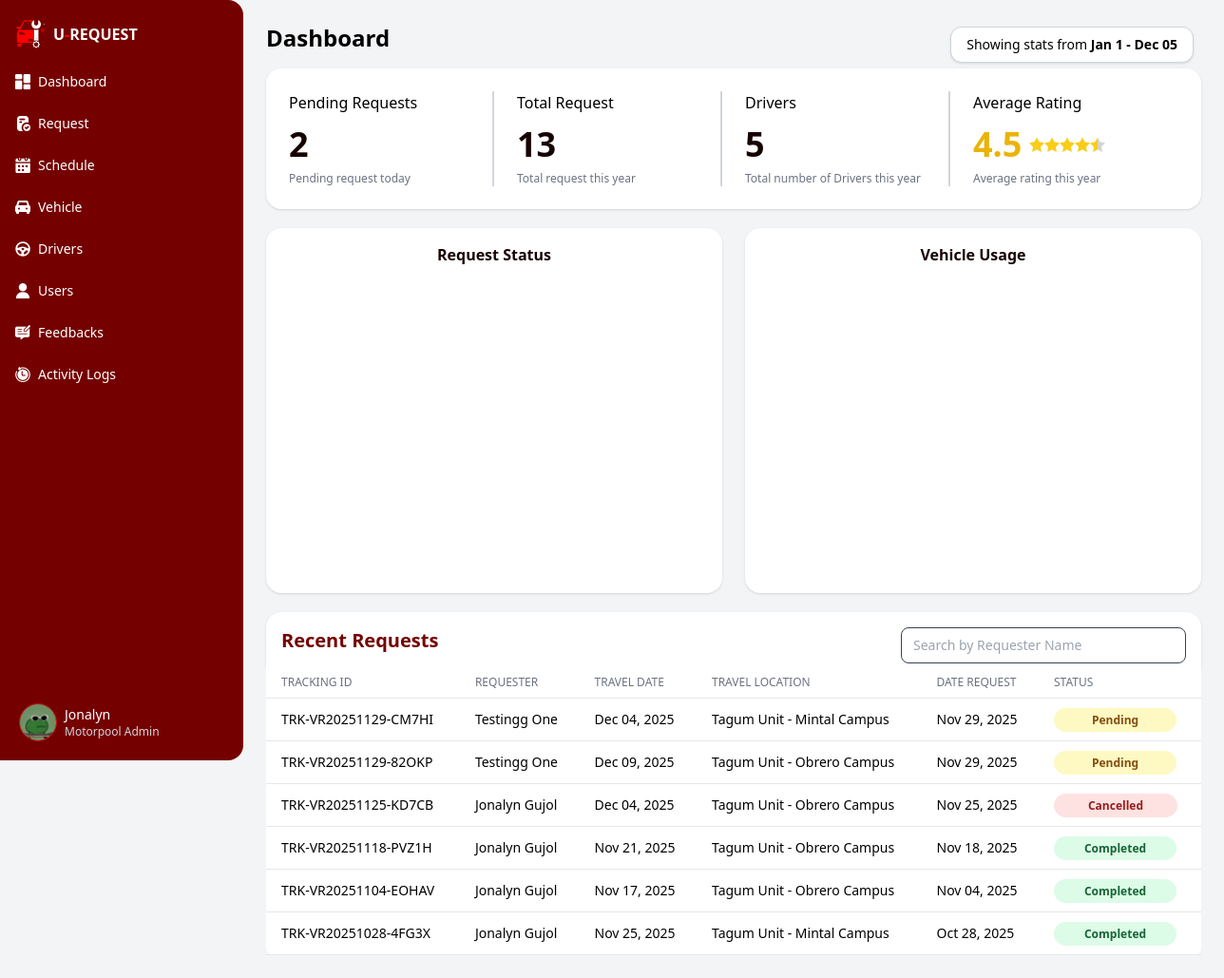
Page /app/modules/motorpool_admin/views/dashboard.php (signed in) on the committed database.
### tables this page shows
CREATE TABLE `vehicle_request` (
  `control_no` int(11) NOT NULL AUTO_INCREMENT,
  `req_id` int(10) unsigned DEFAULT NULL,
  `date_request` datetime DEFAULT NULL,
  `tracking_id` varchar(50) DEFAULT NULL,
  `trip_purpose` varchar(100) DEFAULT NULL,
  `travel_destination` varchar(255) DEFAULT NULL,
  `travel_date` date DEFAULT NULL,
  `return_date` date DEFAULT NULL,
  `departure_time` time DEFAULT NULL,
  `return_time` time DEFAULT NULL,
  PRIMARY KEY (`control_no`),
  KEY `fk_vehicle_request_requester` (`req_id`),
  KEY `idx_tracking_id` (`tracking_id`),
  CONSTRAINT `fk_vehicle_request_requester` FOREIGN KEY (`req_id`) REFERENCES `requester` (`req_id`) ON DELETE SET NULL ON UPDATE CASCADE
);

CREATE TABLE `vehicle_request_assignment` (
  `reqAssignment_id` int(10) unsigned NOT NULL AUTO_INCREMENT,
  `control_no` int(11) NOT NULL,
  `req_id` int(10) unsigned DEFAULT NULL,
  `vehicle_id` int(11) DEFAULT NULL,
  `driver_id` int(10) unsigned DEFAULT NULL,
  `req_status` varchar(25) NOT NULL,
  `approved_by` varchar(100) DEFAULT NULL,
  `reason` text DEFAULT NULL,
  PRIMARY KEY (`reqAssignment_id`),
  KEY `fk_vra_vehicle_request` (`control_no`),
  KEY `fk_vra_requester` (`req_id`),
  KEY `fk_vra_vehicle` (`vehicle_id`),
  KEY `fk_vra_driver` (`driver_id`),
  CONSTRAINT `fk_vra_driver` FOREIGN KEY (`driver_id`) REFERENCES `driver` (`driver_id`) ON DELETE CASCADE ON UPDATE CASCADE,
  CONSTRAINT `fk_vra_requester` FOREIGN KEY (`req_id`) REFERENCES `requester` (`req_id`) ON DELETE CASCADE ON UPDATE CASCADE,
  CONSTRAINT `fk_vra_vehicle` FOREIGN KEY (`vehicle_id`) REFERENCES `vehicle` (`vehicle_id`) ON DELETE CASCADE ON UPDATE CASCADE,
  CONSTRAINT `fk_vra_vehicle_request` FOREIGN KEY (`control_no`) REFERENCES `vehicle_request` (`control_no`) ON DELETE CASCADE ON UPDATE CASCADE
);

### app/core/BaseModel.php (called while the page is built, shortened)
<?php
class BaseModel {
    protected $host = 'localhost';
    protected $user = 'root';
    protected $pass = '';
    protected $name = 'u_request';
    private function connect() {
        $this->db = @new mysqli($this->host, $this->user, $this->pass, $this->name);
    }
}

### app/controllers/DashboardController.php (called while the page is built, shortened)
<?php
require_once __DIR__ . '/../models/DashboardModel.php';
class DashboardController {
    private $model;
    public function __construct() {
        $this->model = new DashboardModel();
    }
    public function getDashboardData($year) {
        $summary = $this->model->getSummary($year);
        $monthly = $this->model->getMonthlyRequests($year);
        $data['summary'] = [
            'total_rrequests'   => $summary['total_rrequests'] ?? 0,
            'total_vrequests'   => $summary['total_vrequests'] ?? 0,
            'totalgPersonnel'   => $summary['totalgPersonnel'] ?? 0,
            'totalDrivers'      => $summary['totalDrivers'] ?? 0,
            'total_vrequests_p' => $summary['total_vrequests_p'] ?? 0,
            'total_user'        => $summary['total_user'] ?? 0,
            'total_admin'       => $summary['total_admin'] ?? 0,
            'total_pending'     => $summary['total_pending'] ?? 0,
            'total_requests'    => $summary['total_requests'] ?? 0
        ];
        $data['monthly'] = $monthly;
        return $data;
    }
}

### app/models/DashboardModel.php (called while the page is built, shortened)
<?php
require_once __DIR__ . '/../core/BaseModel.php';
class DashboardModel extends BaseModel  {
    public function getSummary($year) {
        $sql = "
            SELECT
                (
                    (SELECT COUNT(*) FROM request WHERE YEAR(request_date) = ?)
                ) AS total_rrequests,
                (
                    (SELECT COUNT(*) FROM vehicle_request WHERE YEAR(date_request) = ?)
                ) AS total_vrequests,
                (
                    (SELECT COUNT(*) FROM gsu_personnel)
                ) AS totalgPersonnel,
                (
                    (SELECT COUNT(*) FROM requester)
                ) AS total_user,
                (
                    (SELECT COUNT(*) FROM administrator)
                ) AS total_admin,
                (
                   SELECT COUNT(*) FROM vw_requests WHERE req_status IN ('To Inspect', 'In Progress')
                ) AS total_pending,
                (
                   SELECT COUNT(*) FROM driver
                ) AS totalDrivers,
                (
                   SELECT COUNT(DISTINCT vr.tracking_id) AS pending_count
                    FROM vehicle_request vr
                    LEFT JOIN vehicle_request_assignment vra
                        ON vr.control_no = vra.control_no
                    WHERE vra.req_status = 'Pending'
                ) AS total_vrequests_p,
                (
                    (SELECT COUNT(*) FROM request WHERE YEAR(request_date) = ?)
                    +
                    (SELECT COUNT(*) FROM vehicle_request WHERE YEAR(date_request) = ?)
                ) AS total_requests
        ";
        $stmt = $this->db->prepare($sql);
        $stmt->bind_param("iiii", $year, $year, $year, $year);
        $stmt->execute();
        $result = $stmt->get_result()->fetch_assoc();
        return $result;
    }
    public function getMonthlyRequests($year) {
        $sqlFacility = "
            SELECT MONTH(request_date) AS month, COUNT(*) AS total
            FROM vw_requests
            WHERE YEAR(request_date) = ?
            GROUP BY MONTH(request_date)
        ";
        $stmt = $this->db->prepare($sqlFacility);
        $stmt->bind_param("i", $year);
        $stmt->execute();
        $rowsFacility = $stmt->get_result()->fetch_all(MYSQLI_ASSOC);
        $sqlVehicle = "
            SELECT MONTH(date_request) AS month, COUNT(*) AS total
            FROM vehicle_request
            WHERE YEAR(date_request) = ?
            GROUP BY MONTH(date_request)
        ";
        $stmt = $this->db->prepare($sqlVehicle);
        $stmt->bind_param("i", $year);
        $stmt->execute();
        $rowsVehicle = $stmt->get_result()->fetch_all(MYSQLI_ASSOC);
        $facility = array_fill(1, 12, 0);
        $vehicle  = array_fill(1, 12, 0);
        foreach ($rowsVehicle as $row) {
            $vehicle[(int)$row['month']] = (int)$row['total'];
        }
        return [
            'facility' => array_values($facility),
            'vehicle'  => array_values($vehicle)
        ];
    }
}

### app/controllers/RequestController.php (called while the page is built, shortened)
<?php
require_once __DIR__ . '/../models/RequestModel.php';
class RequestController {
    private $model;
    public function __construct() {
        $this->model = new RequestModel();
    }
    public function indexVehicle() {
        $requests = $this->model->getAllVehicleRequests();
        return [
            "requests" => $requests
        ];
    }
}
require_once __DIR__ . '/../models/RequestModel.php';

### app/models/RequestModel.php (called while the page is built, shortened)
<?php
require_once __DIR__ . '/../core/BaseModel.php';
class RequestModel extends BaseModel {
public function getAllVehicleRequests() {
  $query = "
    SELECT
        v.*,
        CONCAT(r.firstName, ' ', r.lastName) AS requester_name,
        r.contact,
        vr.vehicle_id,
        vr.driver_id,
        CONCAT(d.firstName, ' ', d.lastName) AS driver_name,
        vr.req_status,
        vr.approved_by,
        vr.reason,
        vl.vehicle_name,
        sf.source_of_fuel,
        sf.source_of_oil,
        sf.source_of_repair_maintenance,
        sf.source_of_driver_assistant_per_diem
    FROM vehicle_request v
    INNER JOIN requester r ON v.req_id = r.req_id
    LEFT JOIN vehicle_request_assignment vr ON v.control_no = vr.control_no
    LEFT JOIN vehicle vl ON vl.vehicle_id = vr.vehicle_id
    LEFT JOIN driver d ON d.driver_id = vr.driver_id
    LEFT JOIN source_of_fund sf ON v.control_no = sf.control_no
    ORDER BY v.date_request DESC;
";
    $result = $this->db->query($query);
    $requests = [];
    while ($row = $result->fetch_assoc()) {
    $control_no = $row['control_no'];
    $passengersQuery = "
        SELECT CONCAT(p.firstName, ' ', p.lastName) AS name
        FROM passengers p
        INNER JOIN vehicle_request_passengers vrp
        ON p.passenger_id = vrp.passenger_id
        WHERE vrp.control_no = '{$this->db->real_escape_string($control_no)}'
    ";
    $passengersResult = $this->db->query($passengersQuery);
    $passengers = [];
    if ($passengersResult) {
        while ($p = $passengersResult->fetch_assoc()) {
            $passengers[] = $p['name'];
        }
    }
    $row['passengers'] = $passengers;
    $row['passenger_count'] = count($passengers);
    $row['source_of_fuel'] = $row['source_of_fuel'] ?? 'N/A';
    $row['source_of_oil'] = $row['source_of_oil'] ?? 'N/A';
    $row['source_of_repair_maintenance'] = $row['source_of_repair_maintenance'] ?? 'N/A';
    $row['source_of_driver_assistant_per_diem'] = $row['source_of_driver_assistant_per_diem'] ?? 'N/A';
    $requests[] = $row;
}
    return $requests;
}
}

### app/modules/motorpool_admin/views/dashboard.php (the view, shortened to what this page needs)
<?php
require_once __DIR__ . '/../../../controllers/DashboardController.php';
require_once __DIR__ . '/../../../controllers/RequestController.php';
$con = new RequestController();
$data = $con->indexVehicle();
$requests = $data['requests'];
$controller = new DashboardController();
$year = $_GET['year'] ?? date('Y');
$data = $controller->getDashboardData($year);
$startDate = "Jan 1";
$endDate = date('M d');
$dateRange = "$startDate - $endDate";
?>
<!DOCTYPE html>
<html lang="en">
<head>
  <link rel="stylesheet" href="<?php echo PUBLIC_URL; ?>/assets/css/output.css" />
</head>
<body class="bg-gray-100">
  <?php include COMPONENTS_PATH . '/motorpool_menu.php';?>
<main class="ml-16 md:ml-64 flex flex-col min-h-screen transition-all duration-300">
    <div class="absolute top-7 right-8 bg-white p-2 px-4 rounded-xl shadow border border-gray-300 text-sm">
      Showing stats from <span class="font-semibold"><?= $dateRange ?></span>
    </div>
    <div class="p-6">
      <h1 class="text-2xl font-bold mb-4">Dashboard</h1>
      <div class="grid grid-cols-2 md:grid-cols-4 gap-6 mb-5 bg-white p-6 rounded-2xl shadow">
        <div class="border-r-2 border-gray-300">
          <h2 class="font-medium mb-3">Pending Requests</h2>
          <p class="text-4xl font-bold text-text mt-2">
            <?= isset($data['summary']['total_vrequests_p']) ? $data['summary']['total_vrequests_p'] : 0 ?>
          </p>
          <p class="text-xs text-gray-500 font-medium mt-2">Pending request today</p>
        </div>
        <div class="border-r-2 border-gray-300">
          <h2 class="font-medium mb-3">Total Request</h2>
          <p class="text-4xl font-bold text-text mt-2">
            <?= isset($data['summary']['total_vrequests']) ? $data['summary']['total_vrequests'] : 0 ?>
          </p>
          <p class="text-xs text-gray-500 font-medium mt-2">Total request this year</p>
        </div>
        <div class="border-r-2 border-gray-300">
          <h2 class="font-medium mb-3">Drivers</h2>
          <p class="text-4xl font-bold text-text mt-2">
            <?= isset($data['summary']['totalDrivers']) ? $data['summary']['totalDrivers'] : 0 ?>
          </p>
          <p class="text-xs text-gray-500 font-medium mt-2">Total number of Drivers this year</p>
        </div>
        <div>
          <h2 class="font-medium mb-3">Average Rating</h2>
          <div class="flex items-center space-x-2 mt-2">
            <span class="text-4xl font-bold text-yellow-500">4.5</span>
            <div id="averageStars" class="flex"></div>
          </div>
          <p class="text-xs text-gray-500 font-medium mt-2">Average rating this year</p>
        </div>
      </div>
      <div class="grid md:grid-cols-2 gap-6 mb-5">
       <div class="bg-white p-4 rounded-2xl shadow">
          <h3 class="font-semibold text-text text-base text-center mb-2">Request Status</h3>
          <div class="w-full h-80 flex justify-center">
            <canvas id="requestStatusChart"></canvas>
          </div>
        </div>
        <div class="bg-white p-4 rounded-2xl shadow">
          <h3 class="font-semibold text-text text-base text-center mb-2">Vehicle Usage</h3>
          <div class="w-full h-80 flex justify-center">
            <canvas id="vehicleUsageChart"></canvas>
          </div>
        </div>
      </div>
      <div class="flex justify-between bg-white p-4 pb-1 rounded-t-2xl shadow">
        <h3 class="text-xl font-bold text-primary mb-1 order-1">Recent Requests</h3>
        <input type="text" id="searchRequests" placeholder="Search by Requester Name" class="flex-right min-w-[300px] input-field order-2">
      </div>
      <table class="min-w-full divide-y divide-gray-200 bg-white rounded-b-lg p-2">
        <thead class="bg-white sticky top-0">
            <tr>
              <th class="pl-4 py-2 text-left text-xs font-medium text-gray-500 uppercase">Tracking ID</th>
              <th class="px-4 py-2 text-left text-xs font-medium text-gray-500 uppercase">Requester</th>
              <th class="px-4 py-2 text-left text-xs font-medium text-gray-500 uppercase">Travel Date</th>
              <th class="px-4 py-2 text-left text-xs font-medium text-gray-500 uppercase">Travel Location</th>
              <th class="px-4 py-2 text-left text-xs font-medium text-gray-500 uppercase">Date Request</th>
              <th class="px-4 py-2 text-left text-xs font-medium text-gray-500 uppercase rounded-tr-lg">Status</th>
                </tr>
              </thead>
              <tbody id="requestsTable" class="text-sm">
                <?php if (!empty($requests)): ?>
                  <?php foreach ($requests as $row): ?>
                    <tr
                      class="border-b hover:bg-gray-100 cursor-pointer"
                      data-status="<?= htmlspecialchars($row['req_status']) ?>"
                      data-date="<?= htmlspecialchars(date('Y-m-d', strtotime($row['date_request']))) ?>"
                      @click="selectRow({
                        control_no: '<?= htmlspecialchars($row['control_no']) ?>',
                        tracking_id: '<?= htmlspecialchars($row['tracking_id']) ?>',
                        requester_name: '<?= htmlspecialchars($row['requester_name']) ?>',
                        travel_destination: '<?= htmlspecialchars($row['travel_destination']) ?>',
                        date_request: '<?= htmlspecialchars(date('M d, Y', strtotime($row['date_request']))) ?>',
                        travel_date: '<?= htmlspecialchars(date('M d, Y', strtotime($row['travel_date']))) ?>',
                        trip_purpose: '<?= htmlspecialchars($row['trip_purpose']) ?>',
                        req_status: '<?= htmlspecialchars($row['req_status']) ?>'
                      })"
                    >
                      <td class="px-4 py-3"><?= htmlspecialchars($row['tracking_id']) ?></td>
                      <td class="px-4 py-3"><?= htmlspecialchars($row['requester_name']) ?></td>
                      <td class="px-4 py-3"><?= htmlspecialchars(date('M d, Y', strtotime($row['travel_date']))) ?></td>
                      <td class="px-4 py-3"><?= htmlspecialchars($row['travel_destination']) ?></td>
                      <td class="px-4 py-3"><?= htmlspecialchars(date('M d, Y', strtotime($row['date_request']))) ?></td>
                      <td class="px-4 py-3">
                        <?php if ($row['req_status'] === 'Completed'): ?>
                            <span class="px-8 py-1 rounded-full text-xs font-semibold bg-green-100 text-green-800">
                                Completed
                            </span>
                        <?php elseif ($row['req_status'] === 'Pending'): ?>
                            <span class="px-10 py-1 rounded-full text-xs font-semibold bg-yellow-100 text-yellow-800">
                                Pending
                            </span>
                        <?php elseif ($row['req_status'] === 'Cancelled' || $row['req_status'] === 'Rejected'): ?>
                            <span class="px-9 py-1 rounded-full text-xs font-semibold bg-red-100 text-red-800">
                                <?= htmlspecialchars($row['req_status']) ?>
                            </span>
                        <?php endif; ?>
                      </td>
                    </tr>
                  <?php endforeach; ?>
                <?php else: ?>
                  <tr><td colspan="6" class="text-center py-3 text-gray-400">No vehicle requests found</td></tr>
                <?php endif; ?>
          </tbody>
       </table>
    </div>
  </main>
</body>
</html>

### rows in the picture
vehicle_request: tracking "TRK-VR20251129-CM7HI", requester_name "Testingg One", travel_date "Dec 04, 2025", travel_destination "Tagum Unit - Mintal Campus", date_request "Nov 29, 2025", shows "Pending"
vehicle_request: tracking "TRK-VR20251129-82OKP", requester_name "Testingg One", travel_date "Dec 09, 2025", travel_destination "Tagum Unit - Obrero Campus", date_request "Nov 29, 2025", shows "Pending"
vehicle_request: tracking "TRK-VR20251125-KD7CB", requester_name "Jonalyn Gujol", travel_date "Dec 04, 2025", travel_destination "Tagum Unit - Obrero Campus", date_request "Nov 25, 2025", vehicle_request_assignment.req_status "Cancelled"
vehicle_request: tracking "TRK-VR20251118-PVZ1H", requester_name "Jonalyn Gujol", travel_date "Nov 21, 2025", travel_destination "Tagum Unit - Obrero Campus", date_request "Nov 18, 2025", shows "Completed"
vehicle_request: tracking "TRK-VR20251104-EOHAV", requester_name "Jonalyn Gujol", travel_date "Nov 17, 2025", travel_destination "Tagum Unit - Obrero Campus", date_request "Nov 04, 2025", shows "Completed"
vehicle_request: tracking "TRK-VR20251028-4FG3X", requester_name "Jonalyn Gujol", travel_date "Nov 25, 2025", travel_destination "Tagum Unit - Mintal Campus", date_request "Oct 28, 2025", shows "Completed"

### other values in the picture
$_SESSION['full_name'] "Jonalyn"
$data['summary']['total_vrequests_p'] "2"
$data['summary']['total_vrequests'] "13"
$data['summary']['totalDrivers'] "5"
